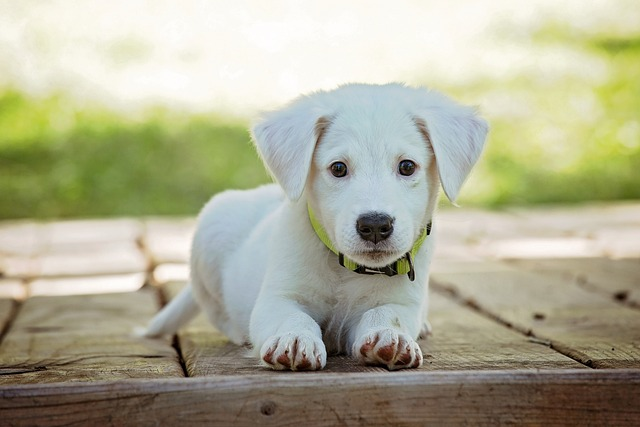
#> input picture Alistirmalar/media/puppy.jpg, 640 x 427 px
$ python Image_transition.py
#> lines starting #> are read from the running program, lines starting #| are printed output that depends on the picture
import cv2


# Callback function for trackbar (used for displaying values)
def display_values(x):
    alpha = x / 1000  # Update the alpha value based on the trackbar position
    beta = 1 - alpha  # Calculate the corresponding beta value
    print(f"Alpha: {alpha:.2f}, Beta: {beta:.2f}")


# Read the input images
img1 = cv2.imread("media/puppy.jpg")
#> img1 is the input picture: shape (427, 640, 3); mean B, G, R 149.1, 173.9, 174.6
img1 = cv2.resize(img1, (640, 480))
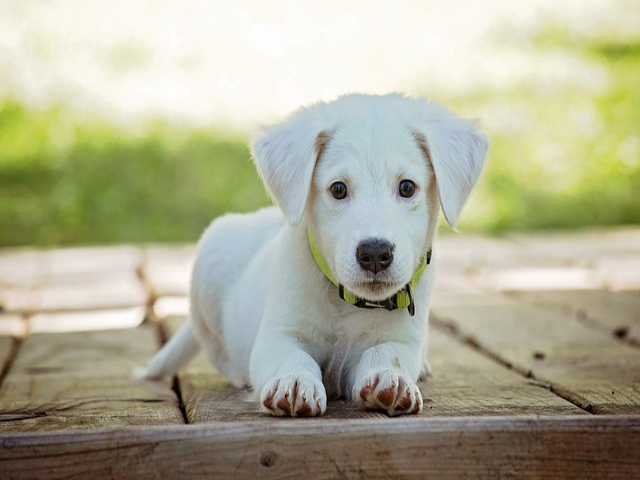
#> img1: shape (480, 640, 3); mean B, G, R 149, 173.8, 174.5
img2 = cv2.imread("media/bulldog.jpg")
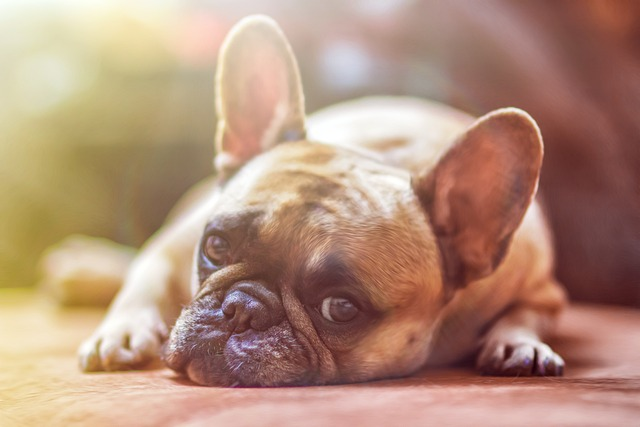
#> input picture Alistirmalar/media/bulldog.jpg, 640 x 427 px
#> img2 is the input picture: shape (427, 640, 3); mean B, G, R 124.2, 144.3, 179.3
img2 = cv2.resize(img2, (640, 480))
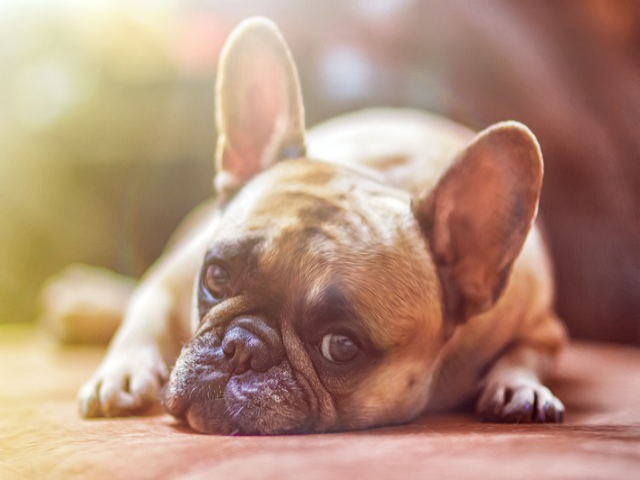
#> img2: shape (480, 640, 3); mean B, G, R 124.1, 144.2, 179.2

# Perform image blending using addWeighted() function
output = cv2.addWeighted(img1, 0.5, img2, 0.5, 0)
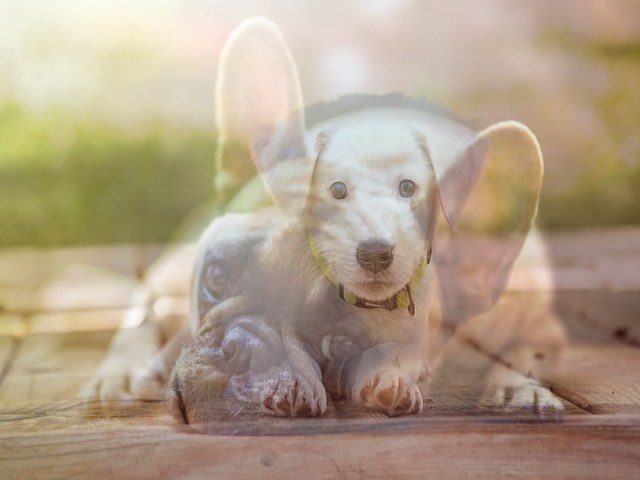
#> output: shape (480, 640, 3); mean B, G, R 136.5, 159, 176.9

# Define the window name for displaying images
window_name = "Image Blending"
cv2.namedWindow(window_name)

# Create a trackbar for adjusting the alpha value
cv2.createTrackbar("Alpha", window_name, 500, 1000, display_values)
# Set an initial position for the trackbar at 0.5 (corresponds to 500)

while True:
    # Display the blended image
    cv2.imshow(window_name, output)

    # Check if the ESC key is pressed
    if cv2.waitKey(1) == 27:
#> (key Esc is pressed here)
        break

    # Get the current position of the trackbar (alpha)
    alpha = cv2.getTrackbarPos("Alpha", window_name) / 1000

    # Calculate the beta value as (1 - alpha)
    beta = 1 - alpha

    # Perform image blending with the updated alpha and beta values
    output = cv2.addWeighted(img1, alpha, img2, beta, 0)

# Close all windows
cv2.destroyAllWindows()


'''

```
def display_values(x):
    alpha = x / 1000
    beta = 1 - alpha
    print(f"Alpha: {alpha:.2f}, Beta: {beta:.2f}")
```
- This defines the callback function `display_values` that will be called when the trackbar position changes.
It calculates the alpha and beta values based on the trackbar position and prints them.

```
img1 = cv2.imread("media/puppy.jpg")
img1 = cv2.resize(img1, (640, 480))
img2 = cv2.imread("media/bulldog.jpg")
img2 = cv2.resize(img2, (640, 480))
```
- These lines read the input images `"media/puppy.jpg"` and `"media/bulldog.jpg"` using `cv2.imread()`. The images are
then resized to a width of 640 pixels and a height of 480 pixels using `cv2.resize()`.

```
output = cv2.addWeighted(img1, 0.5, img2, 0.5, 0)
```
- This line performs image blending using the `cv2.addWeighted()` function. It blends `img1` and `img2` with equal
weights (0.5) and no gamma correction (0).

```
window_name = "Image Blending"
cv2.namedWindow(window_name)
```
- This assigns the window name `"Image Blending"` to a variable and creates a named window using `cv2.namedWindow()`.

```
cv2.createTrackbar("Alpha", window_name, 500, 1000, display_values)
```
- This line creates a trackbar named `"Alpha"` in the window specified by `window_name`. The trackbar ranges from 0 to
1000, with an initial position set to 500. The `display_values` function is set as the callback function for the trackbar.

```
while True:
    cv2.imshow(window_name, output)
    if cv2.waitKey(1) == 27:
        break
    alpha = cv2.getTrackbarPos("Alpha", window_name) / 1000
    beta = 1 - alpha
    output = cv2.addWeighted(img1, alpha, img2, beta, 0)
```
- These lines create an infinite loop for displaying the blended image and handling user input. It uses `cv2.imshow()`
to show the `output` image in the window specified by `window_name`. It waits for a key event, and if the ESC key
(key code 27) is pressed, the loop is terminated. Inside the loop, it retrieves the current trackbar position (alpha)
using `cv2.getTrackbarPos()`, calculates the corresponding beta value, and performs image blending with the updated
alpha and beta values.

```
cv2.destroyAllWindows()
```
- This line closes all open windows created by `cv2.namedWindow()` and releases any associated resources.

'''
